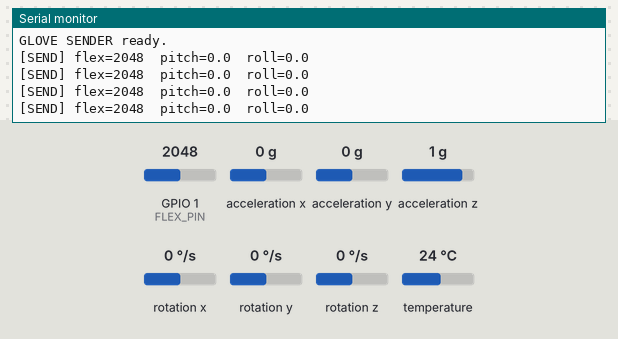
Simulated run of this sketch. Board: ESP32. Shown: the last lines printed to the serial monitor. Inputs (shaded band) come from the test bench; at power-on: GPIO 1 (FLEX_PIN) = 2048, acceleration x 0 g, acceleration y 0 g, acceleration z 1 g, rotation x 0 °/s, rotation y 0 °/s, rotation z 0 °/s, temperature 24 °C (analog values on the 0–4095 scale).

Above: at 1.5 s.
1.6 s: GPIO 1 (FLEX_PIN) set to 1031
At 2.02 s:
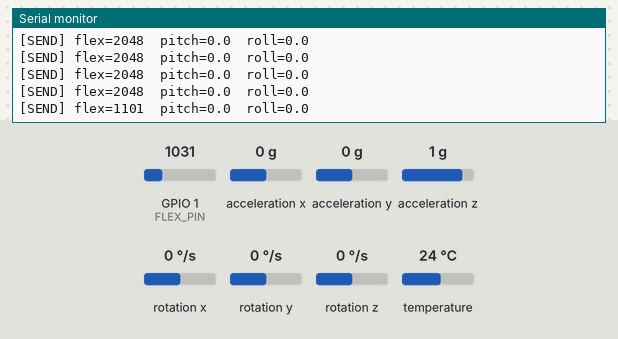
3.1 s: GPIO 1 (FLEX_PIN) set to 944
At 3.53 s:
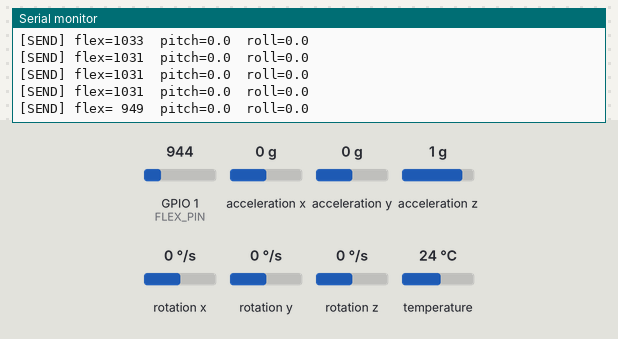
Timing chart, 0 to 6.1 s (numbered marks = the images above; inputs shaded):
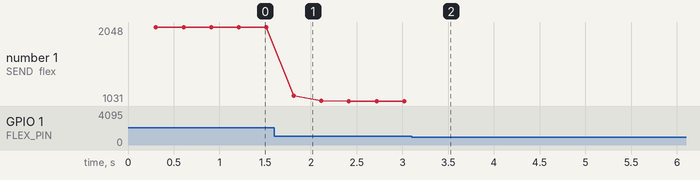

The sketch:

glove_sender_imu_one_flex.ino
```cpp
// === GLOVE SENDER (Arduino Nano ESP32): Flex + MPU6050 → ESP‑NOW ===
// Pins (Nano):
//  - Flex on A0 (GPIO1)
//  - I2C: SDA = D10 (GPIO21), SCL = D9 (GPIO18)

#include <WiFi.h>
#include <esp_now.h>
#include <esp_wifi.h>
#include <Wire.h>
#include <Adafruit_MPU6050.h>
#include <Adafruit_Sensor.h>

// ---- PIN MAP (Nano ESP32) ----
const int FLEX_PIN = 1;        // A0 on Nano -> GPIO1
const int SDA_PIN  = 21;       // D10 on Nano -> GPIO21
const int SCL_PIN  = 18;       // D9  on Nano -> GPIO18

// ---- FLEX FILTER ----
const float FLEX_ALPHA = 0.20f;
float flexFilt = 0;

// ---- IMU ----
Adafruit_MPU6050 mpu;
bool imuReady = false;
float pitch = 0, roll = 0;         // degrees
unsigned long lastIMUms = 0;
const float CF_ALPHA = 0.98f;      // complementary filter gyro weight

// ---- Payload ----
struct Payload {
  uint16_t flex;      // 0..4095
  int16_t  pitch10;   // pitch * 10
  int16_t  roll10;    // roll  * 10
  uint8_t  id;        // reserved
} tx;

uint8_t ARM_MAC[6];
// PASTE YOUR ARM (receiver) STA MAC HERE:
const char* ARM_MAC_STR = "F8:B3:B7:7F:1E:D0";

bool parseMac(const char* s, uint8_t out[6]){
  return 6 == sscanf(s,"%hhx:%hhx:%hhx:%hhx:%hhx:%hhx",
                     &out[0],&out[1],&out[2],&out[3],&out[4],&out[5]);
}

void onSend(const wifi_tx_info_t*, esp_now_send_status_t){}

void setup() {
  Serial.begin(115200);
  delay(300);
  Serial.println("\n=== GLOVE SENDER (Nano ESP32): Flex + MPU6050 ===");

  // Flex ADC (12‑bit)
  analogReadResolution(12);
  #ifdef ADC_11db
    analogSetAttenuation(ADC_11db);
    analogSetPinAttenuation(FLEX_PIN, ADC_11db);
  #endif
  flexFilt = analogRead(FLEX_PIN);

  // I2C on Nano: SDA=D10(GPIO21), SCL=D9(GPIO18)
  Wire.begin(SDA_PIN, SCL_PIN);
  imuReady = mpu.begin();
  if (!imuReady) {
    Serial.println("MPU6050 NOT FOUND. Check SDA=D10, SCL=D9 wiring.");
  } else {
    mpu.setAccelerometerRange(MPU6050_RANGE_4_G);
    mpu.setGyroRange(MPU6050_RANGE_500_DEG);
    mpu.setFilterBandwidth(MPU6050_BAND_44_HZ);
    // seed angle from accel
    sensors_event_t a,g,t; mpu.getEvent(&a,&g,&t);
    float ax=a.acceleration.x, ay=a.acceleration.y, az=a.acceleration.z;
    float rollAcc  = atan2f(ay, az) * 180.0f/M_PI;
    float pitchAcc = atan2f(-ax, sqrtf(ay*ay + az*az)) * 180.0f/M_PI;
    roll = rollAcc; pitch = pitchAcc;
    lastIMUms = millis();
  }

  // ESP‑NOW init
  WiFi.persistent(false);
  WiFi.mode(WIFI_STA);
  WiFi.disconnect(true, true);
  // (Optional) lock channel to match receiver if you forced it there)
  // esp_wifi_set_promiscuous(true);
  // esp_wifi_set_channel(1, WIFI_SECOND_CHAN_NONE);
  // esp_wifi_set_promiscuous(false);

  if (!parseMac(ARM_MAC_STR, ARM_MAC)) { Serial.println("BAD ARM MAC"); while(1){} }
  if (esp_now_init()!=ESP_OK){ Serial.println("ESP‑NOW init FAILED"); while(1){} }
  esp_now_register_send_cb(onSend);

  esp_now_peer_info_t peer{};
  memcpy(peer.peer_addr, ARM_MAC, 6);
  peer.channel = 0;           // 0 = current channel
  peer.encrypt = false;
  if (esp_now_add_peer(&peer)!=ESP_OK){ Serial.println("Add peer FAILED"); while(1){} }

  Serial.println("GLOVE SENDER ready.");
}

void loop() {
  // Flex
  int raw = analogRead(FLEX_PIN);
  flexFilt += FLEX_ALPHA * (raw - flexFilt);

  // IMU
  if (imuReady){
    sensors_event_t a,g,t; mpu.getEvent(&a,&g,&t);
    float ax=a.acceleration.x, ay=a.acceleration.y, az=a.acceleration.z;
    float gx=g.gyro.x * 180.0f/M_PI; // deg/s
    float gy=g.gyro.y * 180.0f/M_PI; // deg/s

    unsigned long now = millis();
    float dt = (now - lastIMUms) * 0.001f; if (dt < 0) dt = 0; lastIMUms = now;

    // integrate gyro
    pitch += gx * dt;
    roll  += gy * dt;

    // accel tilt
    float rollAcc  = atan2f(ay, az) * 180.0f/M_PI;
    float pitchAcc = atan2f(-ax, sqrtf(ay*ay + az*az)) * 180.0f/M_PI;

    // complementary filter
    pitch = CF_ALPHA * pitch + (1.0f - CF_ALPHA) * pitchAcc;
    roll  = CF_ALPHA * roll  + (1.0f - CF_ALPHA) * rollAcc;
  }

  // pack + send
  tx.flex    = (uint16_t)constrain((int)lroundf(flexFilt), 0, 4095);
  tx.pitch10 = (int16_t)lroundf(pitch * 10.0f);
  tx.roll10  = (int16_t)lroundf(roll  * 10.0f);
  tx.id      = 0;

  esp_now_send(ARM_MAC, (uint8_t*)&tx, sizeof(tx));

  // debug
  static unsigned long last=0;
  if (millis()-last > 300) {
    last = millis();
    Serial.printf("[SEND] flex=%4u  pitch=%.1f  roll=%.1f %s\n",
                  tx.flex, tx.pitch10/10.0f, tx.roll10/10.0f,
                  imuReady?"":"(IMU not found)");
  }

  delay(15); // ~66 Hz
}
```

Measured:
- the behaviour switches between 1000 and 999 on GPIO 1 (FLEX_PIN) (found by bisection; images 1 and 2)
- after the input at 1.6 s, the serial monitor: prints a new line after 0.21 s (image 1)
- after the input at 3.1 s, the serial monitor: prints a new line after 0.22 s (image 2)
- plotted number 1: 2048 → 1031 after the input at 1.6 s
